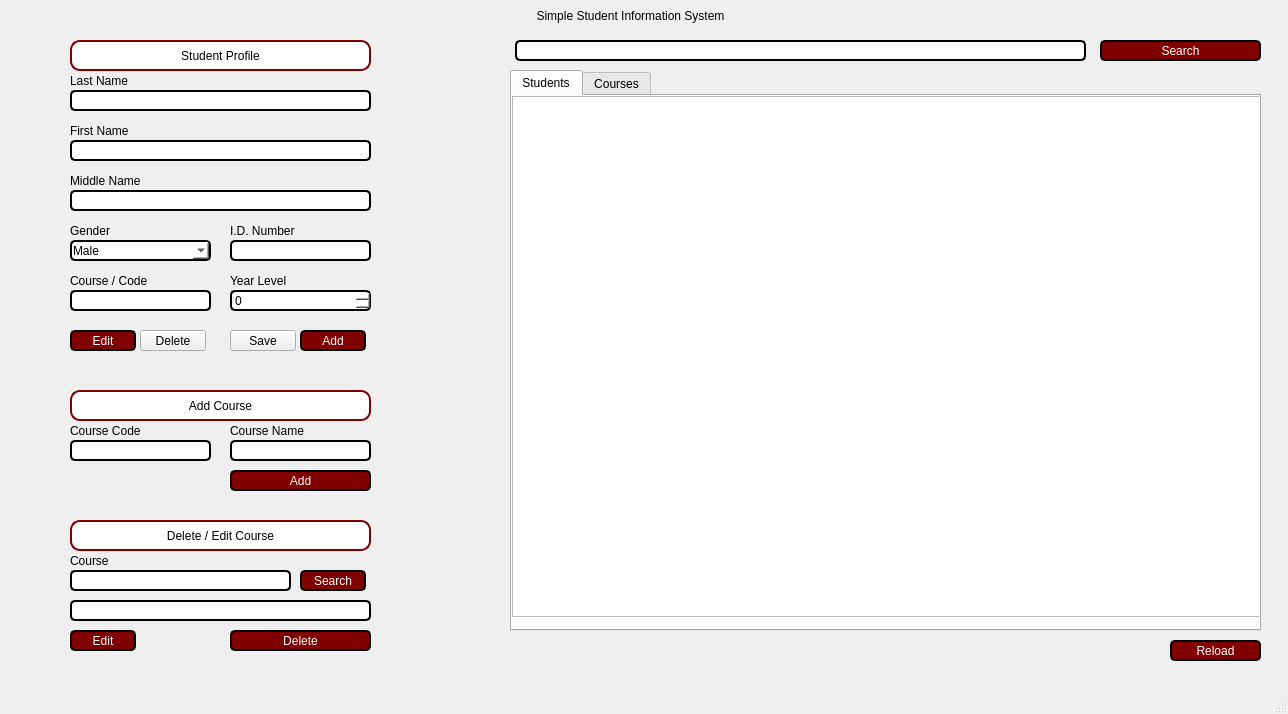
<?xml version="1.0" encoding="UTF-8"?>
<ui version="4.0">
 <class>MainWindow</class>
 <widget class="QMainWindow" name="MainWindow">
  <property name="geometry">
   <rect>
    <x>0</x>
    <y>0</y>
    <width>1288</width>
    <height>714</height>
   </rect>
  </property>
  <property name="windowTitle">
   <string>MainWindow</string>
  </property>
  <property name="layoutDirection">
   <enum>Qt::LeftToRight</enum>
  </property>
  <widget class="QWidget" name="centralwidget">
   <widget class="QLineEdit" name="lastname">
    <property name="geometry">
     <rect>
      <x>70</x>
      <y>90</y>
      <width>301</width>
      <height>21</height>
     </rect>
    </property>
    <property name="styleSheet">
     <string notr="true">background-color: white;
    border: 2px solid #000000;
    border-radius: 5px;
    padding: 1px;
    box-shadow: 0 0 10px rgba(0, 0, 0, 0.5);</string>
    </property>
   </widget>
   <widget class="QLineEdit" name="firstname">
    <property name="geometry">
     <rect>
      <x>70</x>
      <y>140</y>
      <width>301</width>
      <height>21</height>
     </rect>
    </property>
    <property name="styleSheet">
     <string notr="true">background-color: white;
    border: 2px solid #000000;
    border-radius: 5px;
    padding: 1px;
    box-shadow: 0 0 10px rgba(0, 0, 0, 0.5);</string>
    </property>
   </widget>
   <widget class="QLineEdit" name="middlename">
    <property name="geometry">
     <rect>
      <x>70</x>
      <y>190</y>
      <width>301</width>
      <height>21</height>
     </rect>
    </property>
    <property name="styleSheet">
     <string notr="true">background-color: white;
    border: 2px solid #000000;
    border-radius: 5px;
    padding: 1px;
    box-shadow: 0 0 10px rgba(0, 0, 0, 0.5);</string>
    </property>
   </widget>
   <widget class="QLabel" name="label_lastname">
    <property name="geometry">
     <rect>
      <x>70</x>
      <y>70</y>
      <width>101</width>
      <height>21</height>
     </rect>
    </property>
    <property name="styleSheet">
     <string notr="true">font: 700 9pt &quot;Segoe UI&quot;;
color: rgb(0, 0, 0);</string>
    </property>
    <property name="text">
     <string>Last Name</string>
    </property>
   </widget>
   <widget class="QLabel" name="label_firstname">
    <property name="geometry">
     <rect>
      <x>70</x>
      <y>120</y>
      <width>101</width>
      <height>21</height>
     </rect>
    </property>
    <property name="styleSheet">
     <string notr="true">font: 700 9pt &quot;Segoe UI&quot;;
color: rgb(0, 0, 0);</string>
    </property>
    <property name="text">
     <string>First Name</string>
    </property>
   </widget>
   <widget class="QLabel" name="label_middlename">
    <property name="geometry">
     <rect>
      <x>70</x>
      <y>170</y>
      <width>101</width>
      <height>21</height>
     </rect>
    </property>
    <property name="styleSheet">
     <string notr="true">font: 700 9pt &quot;Segoe UI&quot;;
color: rgb(0, 0, 0);</string>
    </property>
    <property name="text">
     <string>Middle Name</string>
    </property>
   </widget>
   <widget class="QLabel" name="label_gender">
    <property name="geometry">
     <rect>
      <x>70</x>
      <y>220</y>
      <width>101</width>
      <height>21</height>
     </rect>
    </property>
    <property name="styleSheet">
     <string notr="true">font: 700 9pt &quot;Segoe UI&quot;;
color: rgb(0, 0, 0);</string>
    </property>
    <property name="text">
     <string>Gender</string>
    </property>
   </widget>
   <widget class="QLineEdit" name="idnumber">
    <property name="geometry">
     <rect>
      <x>230</x>
      <y>240</y>
      <width>141</width>
      <height>21</height>
     </rect>
    </property>
    <property name="styleSheet">
     <string notr="true">background-color: white;
    border: 2px solid #000000;
    border-radius: 5px;
    padding: 1px;
    box-shadow: 0 0 10px rgba(0, 0, 0, 0.5);</string>
    </property>
   </widget>
   <widget class="QLabel" name="label_idnumber">
    <property name="geometry">
     <rect>
      <x>230</x>
      <y>220</y>
      <width>101</width>
      <height>21</height>
     </rect>
    </property>
    <property name="styleSheet">
     <string notr="true">font: 700 9pt &quot;Segoe UI&quot;;
color: rgb(0, 0, 0);</string>
    </property>
    <property name="text">
     <string>I.D. Number</string>
    </property>
   </widget>
   <widget class="QLabel" name="label_coursecode">
    <property name="geometry">
     <rect>
      <x>70</x>
      <y>270</y>
      <width>101</width>
      <height>21</height>
     </rect>
    </property>
    <property name="styleSheet">
     <string notr="true">font: 700 9pt &quot;Segoe UI&quot;;
color: rgb(0, 0, 0);</string>
    </property>
    <property name="text">
     <string>Course / Code</string>
    </property>
   </widget>
   <widget class="QLabel" name="label_yearlevel">
    <property name="geometry">
     <rect>
      <x>230</x>
      <y>270</y>
      <width>101</width>
      <height>21</height>
     </rect>
    </property>
    <property name="styleSheet">
     <string notr="true">font: 700 9pt &quot;Segoe UI&quot;;
color: rgb(0, 0, 0);</string>
    </property>
    <property name="text">
     <string>Year Level</string>
    </property>
   </widget>
   <widget class="QLineEdit" name="coursecode">
    <property name="geometry">
     <rect>
      <x>70</x>
      <y>290</y>
      <width>141</width>
      <height>21</height>
     </rect>
    </property>
    <property name="styleSheet">
     <string notr="true">background-color: white;
    border: 2px solid #000000;
    border-radius: 5px;
    padding: 1px;
    box-shadow: 0 0 10px rgba(0, 0, 0, 0.5);</string>
    </property>
   </widget>
   <widget class="QComboBox" name="gender">
    <property name="geometry">
     <rect>
      <x>70</x>
      <y>240</y>
      <width>141</width>
      <height>21</height>
     </rect>
    </property>
    <property name="styleSheet">
     <string notr="true">background-color: white;
    border: 2px solid #000000;
    border-radius: 5px;
    padding: 1px;
    box-shadow: 0 0 10px rgba(0, 0, 0, 0.5);</string>
    </property>
    <item>
     <property name="text">
      <string>Male</string>
     </property>
    </item>
    <item>
     <property name="text">
      <string>Female</string>
     </property>
    </item>
   </widget>
   <widget class="QPushButton" name="editbutton">
    <property name="geometry">
     <rect>
      <x>70</x>
      <y>330</y>
      <width>66</width>
      <height>21</height>
     </rect>
    </property>
    <property name="styleSheet">
     <string notr="true">
QPushButton {
    background-color: #800000;
    color: white;
    border: 2px solid #000000;
    border-radius: 5px;
	 padding: 1px;
    box-shadow: 0 0 10px rgba(0, 0, 0, 0.5);
    color: white; 
}

QPushButton:hover {
    background-color: #944E63;
    border: 2px solid #944E63;
}</string>
    </property>
    <property name="text">
     <string>Edit</string>
    </property>
   </widget>
   <widget class="QPushButton" name="deletebutton">
    <property name="geometry">
     <rect>
      <x>140</x>
      <y>330</y>
      <width>66</width>
      <height>21</height>
     </rect>
    </property>
    <property name="styleSheet">
     <string notr="true">QPushButton:hover {
    background-color: #808080;
    border: 2px solid #2980b9;
}</string>
    </property>
    <property name="text">
     <string>Delete</string>
    </property>
   </widget>
   <widget class="QPushButton" name="savebutton">
    <property name="geometry">
     <rect>
      <x>230</x>
      <y>330</y>
      <width>66</width>
      <height>21</height>
     </rect>
    </property>
    <property name="styleSheet">
     <string notr="true">QPushButton:hover {
    background-color: #808080;
    border: 2px solid #2980b9;
}</string>
    </property>
    <property name="text">
     <string>Save</string>
    </property>
   </widget>
   <widget class="QPushButton" name="addbutton">
    <property name="geometry">
     <rect>
      <x>300</x>
      <y>330</y>
      <width>66</width>
      <height>21</height>
     </rect>
    </property>
    <property name="styleSheet">
     <string notr="true">
QPushButton {
    background-color: #800000;
    color: white;
    border: 2px solid #000000;
    border-radius: 5px;
	 padding: 1px;
    box-shadow: 0 0 10px rgba(0, 0, 0, 0.5);
    color: white; 
}

QPushButton:hover {
    background-color: #944E63;
    border: 2px solid #944E63;
}</string>
    </property>
    <property name="text">
     <string>Add</string>
    </property>
   </widget>
   <widget class="QSpinBox" name="yearlevel">
    <property name="geometry">
     <rect>
      <x>230</x>
      <y>290</y>
      <width>141</width>
      <height>21</height>
     </rect>
    </property>
    <property name="styleSheet">
     <string notr="true">background-color: white;
    border: 2px solid #000000;
    border-radius: 5px;
    padding: 1px;
    box-shadow: 0 0 10px rgba(0, 0, 0, 0.5);</string>
    </property>
   </widget>
   <widget class="QPushButton" name="reload">
    <property name="geometry">
     <rect>
      <x>1170</x>
      <y>640</y>
      <width>91</width>
      <height>21</height>
     </rect>
    </property>
    <property name="styleSheet">
     <string notr="true">
QPushButton {
    background-color: #800000;
    color: white;
    border: 2px solid #000000;
    border-radius: 5px;
	 padding: 1px;
    box-shadow: 0 0 10px rgba(0, 0, 0, 0.5);
    color: white; 
}

QPushButton:hover {
    background-color: #944E63;
    border: 2px solid #944E63;
}</string>
    </property>
    <property name="text">
     <string>Reload</string>
    </property>
   </widget>
   <widget class="QLabel" name="label_coname">
    <property name="geometry">
     <rect>
      <x>230</x>
      <y>420</y>
      <width>101</width>
      <height>21</height>
     </rect>
    </property>
    <property name="styleSheet">
     <string notr="true">font: 700 9pt &quot;Segoe UI&quot;;
color: rgb(0, 0, 0);</string>
    </property>
    <property name="text">
     <string>Course Name</string>
    </property>
   </widget>
   <widget class="QLineEdit" name="coursecode_2">
    <property name="geometry">
     <rect>
      <x>70</x>
      <y>440</y>
      <width>141</width>
      <height>21</height>
     </rect>
    </property>
    <property name="styleSheet">
     <string notr="true">background-color: white;
    border: 2px solid #000000;
    border-radius: 5px;
    padding: 1px;
    box-shadow: 0 0 10px rgba(0, 0, 0, 0.5);</string>
    </property>
   </widget>
   <widget class="QLabel" name="label_cocode">
    <property name="geometry">
     <rect>
      <x>70</x>
      <y>420</y>
      <width>101</width>
      <height>21</height>
     </rect>
    </property>
    <property name="styleSheet">
     <string notr="true">font: 700 9pt &quot;Segoe UI&quot;;
color: rgb(0, 0, 0);</string>
    </property>
    <property name="text">
     <string>Course Code</string>
    </property>
   </widget>
   <widget class="QLineEdit" name="coursecode_3">
    <property name="geometry">
     <rect>
      <x>230</x>
      <y>440</y>
      <width>141</width>
      <height>21</height>
     </rect>
    </property>
    <property name="styleSheet">
     <string notr="true">background-color: white;
    border: 2px solid #000000;
    border-radius: 5px;
    padding: 1px;
    box-shadow: 0 0 10px rgba(0, 0, 0, 0.5);</string>
    </property>
   </widget>
   <widget class="QPushButton" name="addcourse">
    <property name="geometry">
     <rect>
      <x>230</x>
      <y>470</y>
      <width>141</width>
      <height>21</height>
     </rect>
    </property>
    <property name="styleSheet">
     <string notr="true">
QPushButton {
    background-color: #800000;
    color: white;
    border: 2px solid #000000;
    border-radius: 5px;
	 padding: 1px;
    box-shadow: 0 0 10px rgba(0, 0, 0, 0.5);
    color: white; 
}

QPushButton:hover {
    background-color: #944E63;
    border: 2px solid #944E63;
}</string>
    </property>
    <property name="text">
     <string>Add</string>
    </property>
   </widget>
   <widget class="QPushButton" name="deletecourse">
    <property name="geometry">
     <rect>
      <x>230</x>
      <y>630</y>
      <width>141</width>
      <height>21</height>
     </rect>
    </property>
    <property name="styleSheet">
     <string notr="true">
QPushButton {
    background-color: #800000;
    color: white;
    border: 2px solid #000000;
    border-radius: 5px;
	 padding: 1px;
    box-shadow: 0 0 10px rgba(0, 0, 0, 0.5);
    color: white; 
}

QPushButton:hover {
    background-color: #944E63;
    border: 2px solid #944E63;
}</string>
    </property>
    <property name="text">
     <string>Delete</string>
    </property>
   </widget>
   <widget class="QLineEdit" name="name">
    <property name="geometry">
     <rect>
      <x>70</x>
      <y>600</y>
      <width>301</width>
      <height>21</height>
     </rect>
    </property>
    <property name="styleSheet">
     <string notr="true">background-color: white;
    border: 2px solid #000000;
    border-radius: 5px;
    padding: 1px;
    box-shadow: 0 0 10px rgba(0, 0, 0, 0.5);</string>
    </property>
   </widget>
   <widget class="QLabel" name="label_course">
    <property name="geometry">
     <rect>
      <x>70</x>
      <y>550</y>
      <width>101</width>
      <height>21</height>
     </rect>
    </property>
    <property name="styleSheet">
     <string notr="true">font: 700 9pt &quot;Segoe UI&quot;;
color: rgb(0, 0, 0);</string>
    </property>
    <property name="text">
     <string>Course</string>
    </property>
   </widget>
   <widget class="QLineEdit" name="code">
    <property name="geometry">
     <rect>
      <x>70</x>
      <y>570</y>
      <width>221</width>
      <height>21</height>
     </rect>
    </property>
    <property name="styleSheet">
     <string notr="true">background-color: white;
    border: 2px solid #000000;
    border-radius: 5px;
    padding: 1px;
    box-shadow: 0 0 10px rgba(0, 0, 0, 0.5);</string>
    </property>
   </widget>
   <widget class="QPushButton" name="searchcourse">
    <property name="geometry">
     <rect>
      <x>300</x>
      <y>570</y>
      <width>66</width>
      <height>21</height>
     </rect>
    </property>
    <property name="styleSheet">
     <string notr="true">
QPushButton {
    background-color: #800000;
    color: white;
    border: 2px solid #000000;
    border-radius: 5px;
	 padding: 1px;
    box-shadow: 0 0 10px rgba(0, 0, 0, 0.5);
    color: white; 
}

QPushButton:hover {
    background-color: #944E63;
    border: 2px solid #944E63;
}</string>
    </property>
    <property name="text">
     <string>Search</string>
    </property>
   </widget>
   <widget class="QLabel" name="label1">
    <property name="geometry">
     <rect>
      <x>70</x>
      <y>40</y>
      <width>301</width>
      <height>31</height>
     </rect>
    </property>
    <property name="styleSheet">
     <string notr="true">background-color: white;
font: 16pt &quot;Segoe UI&quot;;
font: 16pt &quot;Segoe UI&quot;;
font: 700 16pt &quot;Segoe UI&quot;;
    border: 2px solid #800000;
    border-radius: 10px;
    padding: 1px;
    box-shadow: 0 0 10px rgba(0, 0, 0, 0.5);
	color: black;

font: 700 12pt &quot;Segoe UI&quot;;
color: rgb(0, 0, 0);</string>
    </property>
    <property name="text">
     <string>Student Profile</string>
    </property>
    <property name="alignment">
     <set>Qt::AlignCenter</set>
    </property>
   </widget>
   <widget class="QLabel" name="label2">
    <property name="geometry">
     <rect>
      <x>70</x>
      <y>390</y>
      <width>301</width>
      <height>31</height>
     </rect>
    </property>
    <property name="styleSheet">
     <string notr="true">background-color: white;
font: 16pt &quot;Segoe UI&quot;;
font: 16pt &quot;Segoe UI&quot;;
font: 700 16pt &quot;Segoe UI&quot;;
    border: 2px solid #800000;
    border-radius: 10px;
    padding: 1px;
    box-shadow: 0 0 10px rgba(0, 0, 0, 0.5);
	color: black;

font: 700 12pt &quot;Segoe UI&quot;;
color: rgb(0, 0, 0);</string>
    </property>
    <property name="text">
     <string>Add Course</string>
    </property>
    <property name="alignment">
     <set>Qt::AlignCenter</set>
    </property>
   </widget>
   <widget class="QLabel" name="label3">
    <property name="geometry">
     <rect>
      <x>70</x>
      <y>520</y>
      <width>301</width>
      <height>31</height>
     </rect>
    </property>
    <property name="styleSheet">
     <string notr="true">background-color: white;
font: 16pt &quot;Segoe UI&quot;;
font: 16pt &quot;Segoe UI&quot;;
font: 700 16pt &quot;Segoe UI&quot;;
    border: 2px solid #800000;
    border-radius: 10px;
    padding: 1px;
    box-shadow: 0 0 10px rgba(0, 0, 0, 0.5);
	color: black;

font: 700 12pt &quot;Segoe UI&quot;;
color: rgb(0, 0, 0);</string>
    </property>
    <property name="text">
     <string>Delete / Edit Course</string>
    </property>
    <property name="alignment">
     <set>Qt::AlignCenter</set>
    </property>
   </widget>
   <widget class="QLineEdit" name="searchlineedit">
    <property name="geometry">
     <rect>
      <x>515</x>
      <y>40</y>
      <width>571</width>
      <height>21</height>
     </rect>
    </property>
    <property name="styleSheet">
     <string notr="true">background-color: white;
    border: 2px solid #000000;
    border-radius: 5px;
    padding: 1px;
    box-shadow: 0 0 10px rgba(0, 0, 0, 0.5);</string>
    </property>
   </widget>
   <widget class="QPushButton" name="searchbutton">
    <property name="geometry">
     <rect>
      <x>1100</x>
      <y>40</y>
      <width>161</width>
      <height>21</height>
     </rect>
    </property>
    <property name="styleSheet">
     <string notr="true">
QPushButton {
    background-color: #800000;
    color: white;
    border: 2px solid #000000;
    border-radius: 5px;
	 padding: 1px;
    box-shadow: 0 0 10px rgba(0, 0, 0, 0.5);
    color: white; 
}

QPushButton:hover {
    background-color: #944E63;
    border: 2px solid #944E63;
}</string>
    </property>
    <property name="text">
     <string>Search</string>
    </property>
   </widget>
   <widget class="QLabel" name="label">
    <property name="geometry">
     <rect>
      <x>30</x>
      <y>0</y>
      <width>1201</width>
      <height>31</height>
     </rect>
    </property>
    <property name="styleSheet">
     <string notr="true">

font: 700 12pt &quot;Segoe UI&quot;;
color: rgb(0, 0, 0);</string>
    </property>
    <property name="text">
     <string>Simple Student Information System</string>
    </property>
    <property name="alignment">
     <set>Qt::AlignCenter</set>
    </property>
   </widget>
   <widget class="QTabWidget" name="tabWidget">
    <property name="geometry">
     <rect>
      <x>510</x>
      <y>70</y>
      <width>751</width>
      <height>561</height>
     </rect>
    </property>
    <property name="font">
     <font>
      <bold>false</bold>
     </font>
    </property>
    <property name="styleSheet">
     <string notr="true"/>
    </property>
    <property name="currentIndex">
     <number>0</number>
    </property>
    <widget class="QWidget" name="tab">
     <attribute name="title">
      <string>Students</string>
     </attribute>
     <widget class="QTableWidget" name="tableWidget">
      <property name="geometry">
       <rect>
        <x>0</x>
        <y>0</y>
        <width>748</width>
        <height>521</height>
       </rect>
      </property>
     </widget>
    </widget>
    <widget class="QWidget" name="tab_2">
     <attribute name="title">
      <string>Courses</string>
     </attribute>
     <widget class="QTableWidget" name="tableWidget2">
      <property name="geometry">
       <rect>
        <x>0</x>
        <y>0</y>
        <width>751</width>
        <height>521</height>
       </rect>
      </property>
     </widget>
    </widget>
   </widget>
   <widget class="QPushButton" name="editcourse">
    <property name="geometry">
     <rect>
      <x>70</x>
      <y>630</y>
      <width>66</width>
      <height>21</height>
     </rect>
    </property>
    <property name="styleSheet">
     <string notr="true">
QPushButton {
    background-color: #800000;
    color: white;
    border: 2px solid #000000;
    border-radius: 5px;
	 padding: 1px;
    box-shadow: 0 0 10px rgba(0, 0, 0, 0.5);
    color: white; 
}

QPushButton:hover {
    background-color: #944E63;
    border: 2px solid #944E63;
}</string>
    </property>
    <property name="text">
     <string>Edit</string>
    </property>
   </widget>
  </widget>
  <widget class="QMenuBar" name="menubar">
   <property name="geometry">
    <rect>
     <x>0</x>
     <y>0</y>
     <width>1288</width>
     <height>25</height>
    </rect>
   </property>
  </widget>
  <widget class="QStatusBar" name="statusbar"/>
 </widget>
 <resources/>
 <connections/>
</ui>
